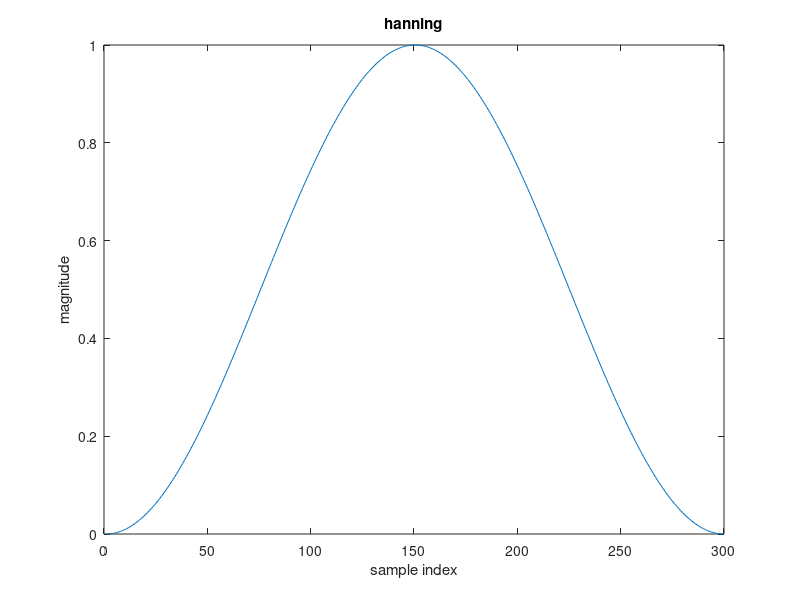
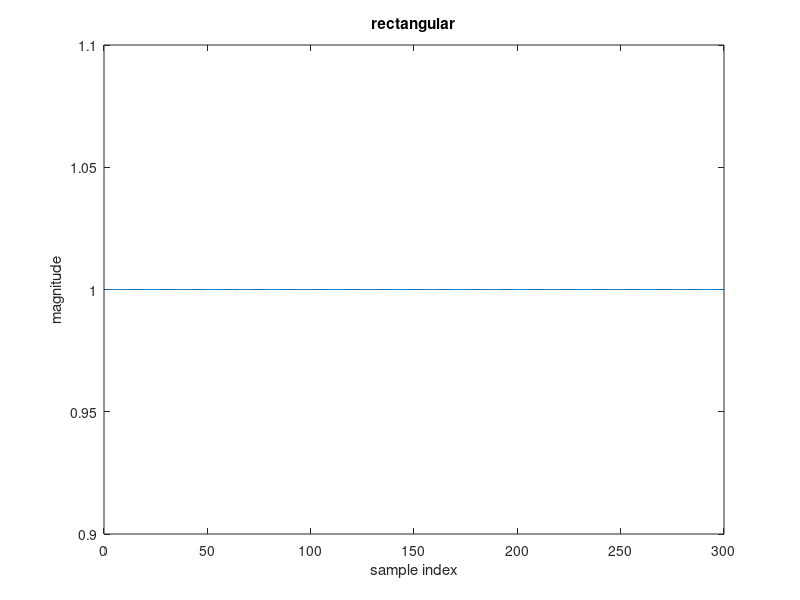
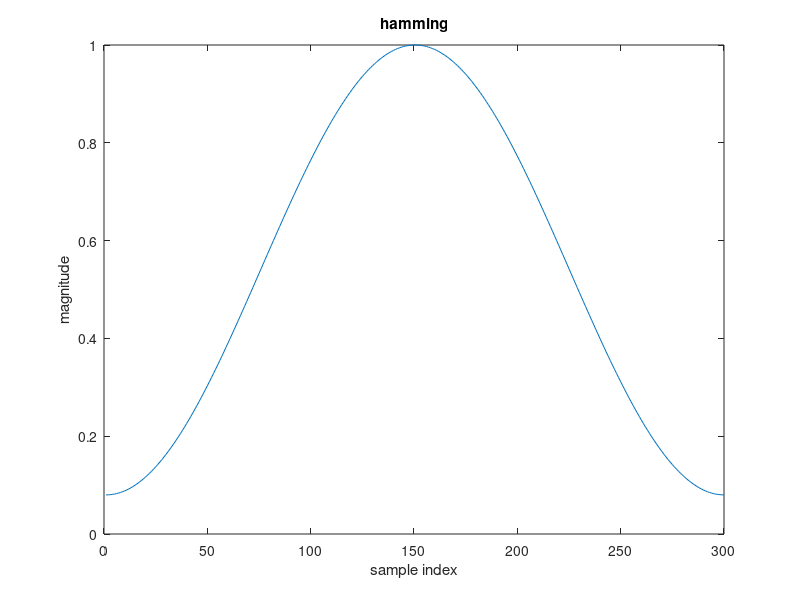
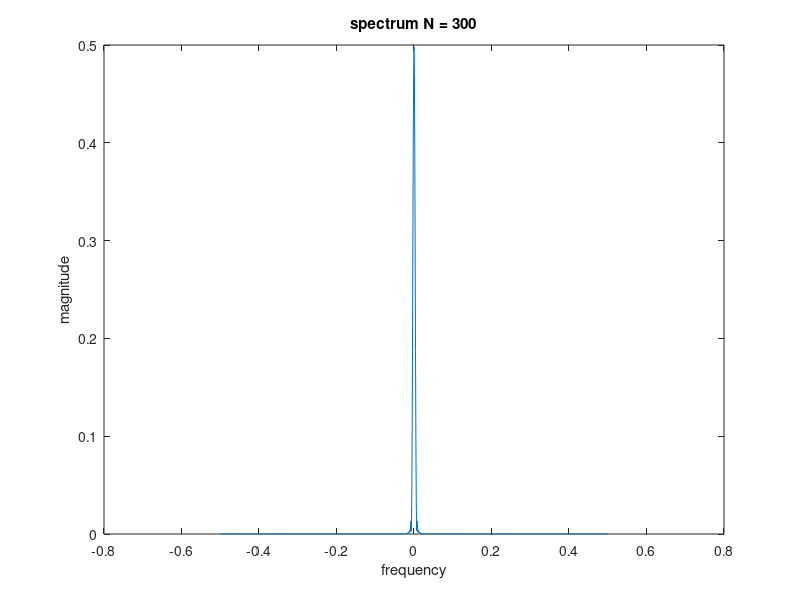

Reproduce these figures in MATLAB, in order.
alpha = 1+mod(231,3);
N = 300
a = hann(N);
b= rectwin(N);
c = hamming(N);
figure;
plot(a)
title("hanning")
xlabel("sample index")
ylabel("magnitude")
figure;
plot(b)
title("rectangular")
xlabel("sample index")
ylabel("magnitude")
figure;
plot(c)
title("hamming")
xlabel("sample index")
ylabel("magnitude")
bl = hann(N);
y = abs(fftshift(fft(bl,1024)))/N;
f = ((-length(y)/2:(length(y)/2-1)))/length(y);
b = 20*log(y);
figure;
plot(f,y)
title("spectrum N = 300")
xlabel("frequency")
ylabel("magnitude")
figure;
plot(f,b)
title("bode N = 300")
xlabel("frequency")
ylabel("magnitude")
